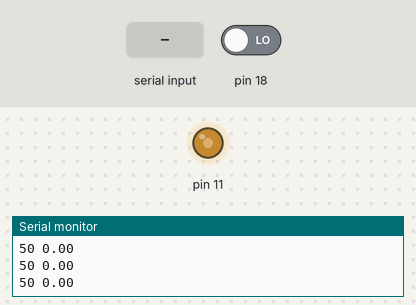
This sketch was run on a simulated Arduino Mega 2560, built with avr-gcc and run on an emulated ATmega2560. Parts: output pins drawn as LEDs (lit = HIGH), the last lines printed to the serial monitor. The test bench sets the inputs (shaded band); at power-on: pin 18 LOW.

Above: at 1.2 s.
1.3 s: "90,45\n" received over Serial
At 3.4 s:
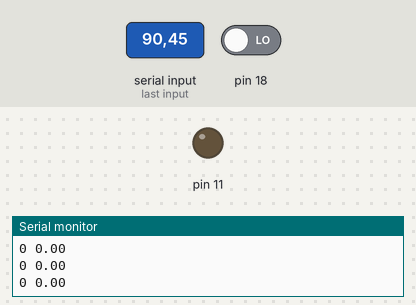
3.8 s: "5\n" received over Serial
At 4.6 s:
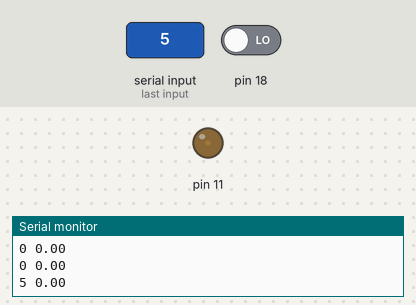
Timing chart, 0 to 6.8 s (numbered marks = the images above; inputs shaded):
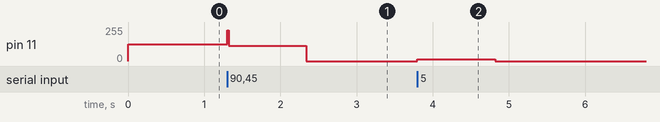

The sketch:

interrupt_12181407.ino
```cpp
//12181407 이종범 interrupt 과제
//Youtube Link: https://youtu.be/2advuJPtr34
//File name: interrupt_12181407.ino
//
//<설명>
//이 프로그램은 external interrupt를 이용하여 1000Hz의 PWM신호의 duty ratio를 계산한다
//초기설정은 50% duty ratio의 PWM을 external interrupt를 통해 계산하며,
//이후에는 Serial 통신으로 수신한 duty ratio값을 PWM에 입력해 입력된 duty ratio와 실제 계산된 duty ratio가 일치하는지 확인한다
//
//<duty ratio를 계산하는 방법>
//0. OC1A에 연결된 Pin18(PD3)의 출력을 Pin11(PB5)로 받는다.
//1. rising edge가 발생 시, external interrupt를 호출한다.
//2. ISR에서 OC1A에 연결된 pin11(PD3)이 1이면 pwm이 시작되었으므로 before_cnt에 TCNT1을 저장
//3. ISR에서 OC1A에 연결된 pin11(PD3)이 0이면 pwm출력이 Low가 되기 때문에 current_cnt에 TCNT1을 저장.
//4. ISR에서 이전 TCNT1과 현재 TCNT1과의 차이를 1주기 동안의 counter 값인 Top Value로 나눠주면 duty ratio가 나온다.
//5. 계산된 duty ratio 값을 Serial 통신으로 보내준다.
//6. 원하는 duty ratio는 Serial 통신으로 수신해서 input_duty에 저장해준다.
//7. 정수형 input_duty에 맞는 OCR1A에 들어갈 값으로 변환하려면 float형으로 변환하고 다시 정수형으로 변환한 뒤, OCR1A에 넣어준다.
//8. 계산된
// <Arduino MEGA 2560 - Peripheral Board 결선>
//		Arduino MEGA 2560	-	Peripheral Board
//			Pin18(PD3)				Pin11(PB5)

volatile int before_cnt = 0; //PWM이 시작될 때의 TCNT1값을 저장하는 변수
volatile int current_cnt = 0; //PWM의 excitation이 끝날 때의 TCNT1값을 저장하는 변수
// 위 두 변수는 ISR 에서 사용하는 변수이므로 volatile을 붙여서 컴파일러의 최적화를 막아준다.
uint32_t MicrosSampleTime; // micro 단위로 변환한 sample_time을 저장하는 변수
uint32_t start_time; //주기적 연산을 시작하는 시간을 저장하는 변수
float sample_time; //주기적 연산시간을 sec 단위로 저장하는 변수
void setup_pwm(); //PWM 설정 함수
void setup_extinterrupt(); //external interrupt 설정 함수
float input = 0; //Serial 통신으로 수신한 duty ratio를 저장하는 변수
float real_duty = 0; //아두이노에서 계산한 duty ratio를 저장하는 변수
int input_duty = 50; //duty ratio 맞는 OCR1A 값을 저장하는 변수

void setup() {

	Serial.begin(115200); //115200bps로 시리얼통신 시작

	sample_time = 0.02; //0.02초마다 주기적 연산을 한다.
	MicrosSampleTime = (uint32_t)(sample_time * 1e6); //0.02 sec를 micro단위로 변환

	DDRB |= 0b00100000; //Pin18(PB5)가 PWM 출력을 하기 위해 OUTPUT으로 설정
	DDRD &= ~0b00001000; //Pin18(PD3)에서 나온 PWM출력을 받기위해 Pin11(PD5)를 INPUT으로 설정

	setup_pwm(); //PWM 초기화
	setup_extinterrupt(); //External interrupt 초기화
	start_time = micros() + MicrosSampleTime; //주기적연산 시작시간 초기화
	sei(); //global interrupt enable 시작
}

ISR(INT3_vect) { //INT3를 vector로 갖는 Interrupt Service Routine
	if (PIND & 0b00001000) before_cnt = TCNT1; //PWM신호가 High일 경우 before_cnt에 TCNT1을 저장. -> 이전 시간을 저장

	else current_cnt = TCNT1; //PWM신호가 Low일 경우 current_cnt에 TCNT1을 저장 -> 현재 시간을 저장

	real_duty = (float)(current_cnt - before_cnt) * 100.0 / 1999.0; //현재 시간과 이전 시간을 비교해 계산된 duty ratio를 계산한다
}

void loop() {

	if (Serial.available()) {
		input_duty = Serial.parseInt(); //수신한 데이터 중 정수형만 추출해 변수에 저장한다
		input = (float)(input_duty)*1999/100; //duty ratio값과 일치하는 0CR1A을 구해서 저장한다.
		cli(); //inerrupt 설정 변경 전에는 interrupt를 중단한다
		TCNT1 = 0; //counter값도 초기화한다
		OCR1A = (int)(input); //변경된 OCR1A값을 입력해준다
		sei(); //interrupt 시작
	}

	Serial.print(input_duty); //Serial통신으로 받은 duty ratio 출력
	Serial.print(" "); //데이터 구분은 스페이스로 구분한다
	Serial.println(real_duty); //실제로 계산된 duty ratio를 출력
	while (!((start_time - micros()) & 0x80000000)); //주기적 연산시간동안 대기
	start_time += MicrosSampleTime; //새로운 주기적연산 시작시간 갱신
}

void setup_pwm() {
	TCCR1A &= ~_BV(WGM10);
	TCCR1A |= _BV(WGM11);
	TCCR1B |= _BV(WGM12);
	TCCR1B |= _BV(WGM13); // WGM13 WGM12 WGM11 WGM10: 1 1 1 0 으로 setting 하여 ICR3을 Top Value로 사용하는 Fast PWM 모드 설정

	TCCR1A &= ~_BV(COM1A0);
	TCCR1A |= _BV(COM1A1); //COM1A1 COM1A0: 1 0 으로 setting하여 TCNT1이 OCR1A와 Compare Match 시 출력 핀이 LOW로 가도록 설정

	TCCR1B &= ~_BV(CS10);
	TCCR1B |= _BV(CS11);
	TCCR1B &= ~_BV(CS12); //CS12 CS11 CS10: 0 1 0으로 setting하여 1/8로 prescaling

	TCNT1 = 0; //TCNT1 초기화
	ICR1 = 1999; //1000Hz를 만드는 Top Value 설정
	OCR1A = 999; //50% duty ratio를 만드는 OCR1A 값 설정
}

void setup_extinterrupt() {
	EICRA |= _BV(ISC30);
	EICRA &= ~_BV(ISC31); //ISC31 ISC30: 0 1로 setting하여 모든 edge에서 interrupt가 발생하도록 설정

	EIFR |= _BV(INTF3); //INT3의 flag를 0으로 초기화
	EIMSK |= _BV(INT3); //INT3 interrupt를 enable 시킨다
}

// 5%미만 95%를 초과하는 duty ratio를 계산하지 못하는 이유는 인터럽트가 호출되는 간격이 너무 짧아서 주어진 연산을 수행할 시간이 부족하다고 판단된다.
```

Measured:
- after the input at 1.3 s, pin 11: 127/255 → 115/255 at once, → 0/255 1.0 s later
- after the input at 3.8 s, pin 11: 0/255 → 13/255 at once, → 0/255 1.0 s later
